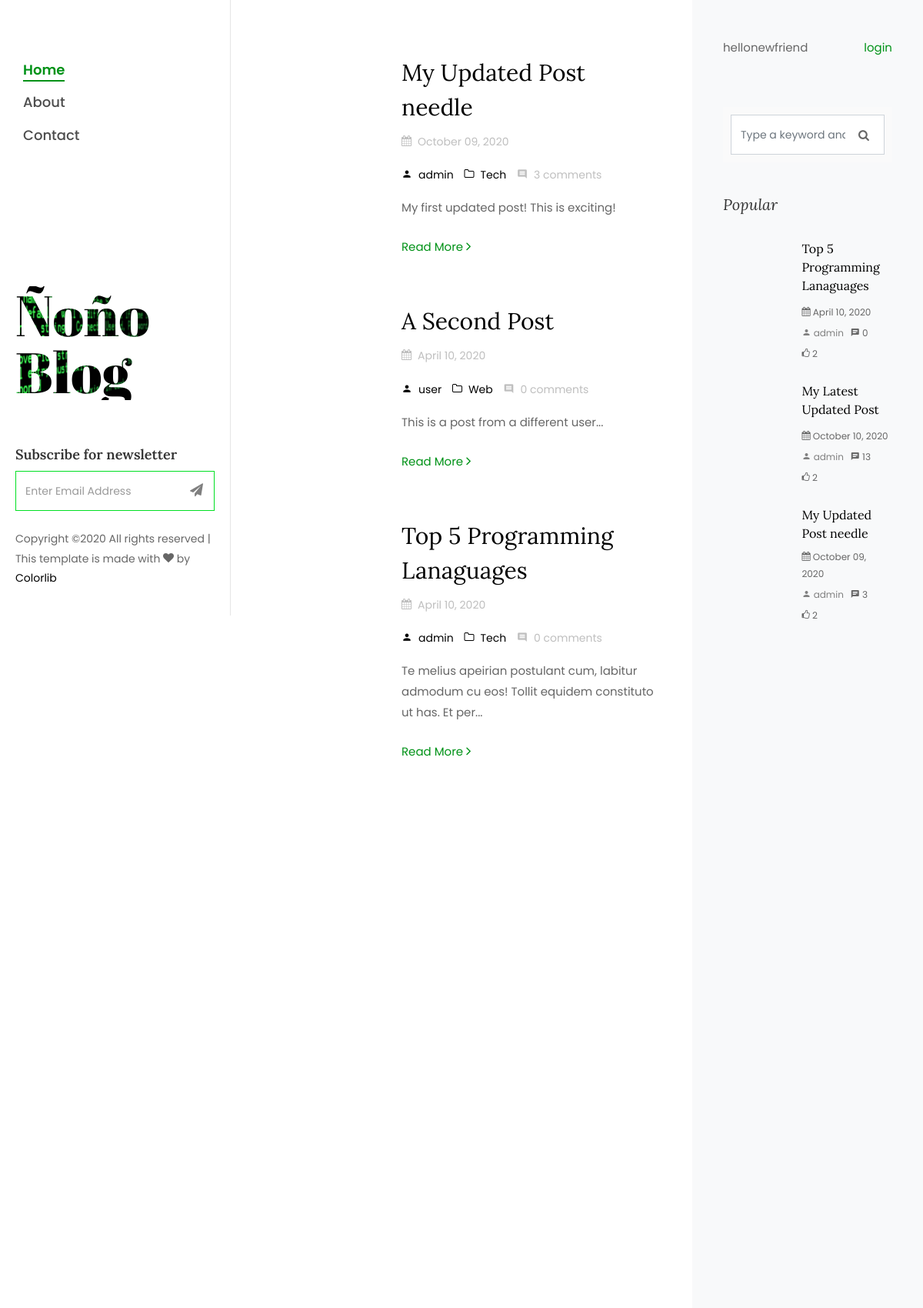
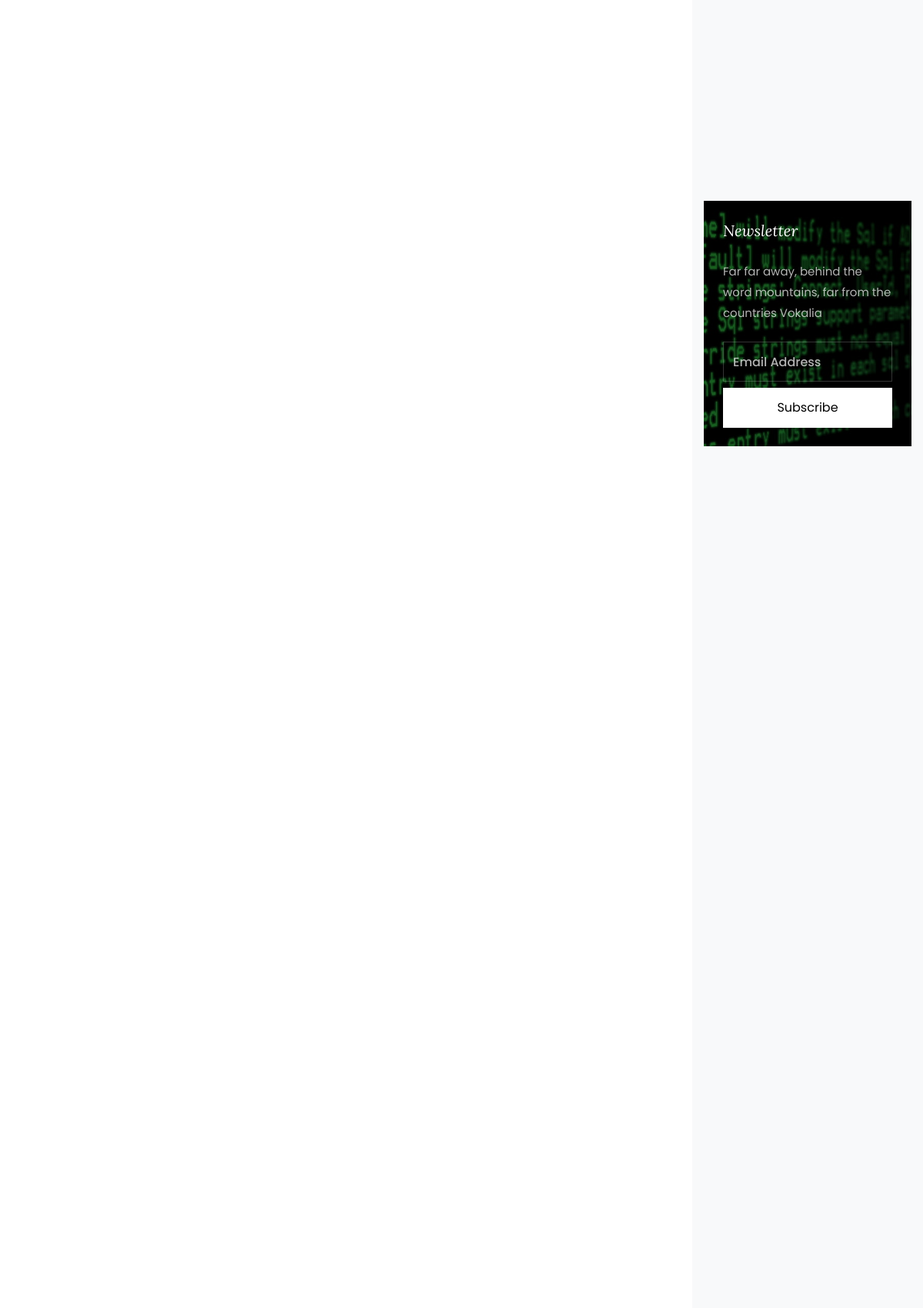
The page / (upper part) on the database its author committed (2 pictures, top to bottom).
### blog/models.py (models this page shows, shortened)
class Post(models.Model):
    title = models.CharField(max_length=255)
    image = models.ImageField(upload_to='blog/', default='default_post.jpg')
    content = models.TextField()
    created_at = models.DateTimeField(auto_now_add=True)
    category = models.ForeignKey(Category, on_delete=models.SET_NULL, null=True, blank=True)
    author = models.ForeignKey(User, on_delete=models.CASCADE)
    active = models.BooleanField(default=True)
    tags = TaggableManager(blank=True)
    def get_comments(self):
        return self.comments.count()
    def get_likes(self):
        return self.votes.filter(like=True).count()

class Category(models.Model):
    name = models.CharField(max_length=255)
    created_at = models.DateTimeField(auto_now_add=True)
    class Meta:
        verbose_name_plural = 'categories'
        ordering = ('name', )

### blog/views.py (the view)
# urls.py: path('', PostListView.as_view(), name='home'),
class PostListView(ListView):
    template_name = 'blog/home.html'
    model = Post
    context_object_name = 'obj'
    ordering = ['-created_at']
    paginate_by = 10
    def get_queryset(self):
        search = self.request.GET.get('search')
        if search and search is not None:
            return Post.objects.filter(
                Q(title__contains=search.strip()) |
                Q(content__contains=search.strip())
            ).distinct()
        return Post.objects.all()

### blog/templatetags/custom_tags.py (called while the page is built)
@register.filter
def month_name(value):
    return calendar.month_name[value]

@register.filter
def string_trunc(content, length=100, suffix='...'):
    if len(content) > length:
        return ' '.join(content[:length+1].split(' ')[0:-1]) + suffix
    return content

### blog/templatetags/sidebar_template_tags.py (called while the page is built)
@register.simple_tag
def get_latest_posts():
    qs = Post.objects.order_by('-created_at')[:3]
    if qs.exists():
        return qs
    return []

@register.simple_tag
def get_popular_posts():
    qs = (Post.objects
        .annotate(likes=(Count('votes', filter=Q(votes__like=True)) - Count('votes', filter=Q(votes__like=False))))
        .order_by('-likes', '-created_at'))[:3]
    if qs.exists():
        return qs
    return []

@register.simple_tag
def get_categories_total():
    qs = Category.objects.all().annotate(posts_count=Count('post')).order_by('name')
    if qs.exists():
        return qs
    return []

@register.simple_tag
def get_popular_tags():
    qs = Tag.objects.all()[:6]
    if qs.exists():
        return qs
    return []

@register.simple_tag
def get_archives():
    qs = (Post.objects.annotate(month=ExtractMonth('created_at'), year=ExtractYear('created_at'),)
            .order_by('-year', '-month')
            .values('month', 'year')
            .annotate(total=Count('*'))
            .values('month', 'year', 'total'))[:6]
    if qs.exists():
        return qs
    return []

### blog/templates/blog/home.html (shortened to what this page needs)
{% extends "blog/base/base.html" %}
{% block content %}
    <section class="ftco-section ftco-no-pt ftco-no-pb">
        <div class="container">
            <div class="row d-flex">
                <div class="col-xl-8 py-5 px-md-5">
                    <div class="row pt-md-4">
                        {% for item in obj %}
                            <div class="col-md-12">
                                <div class="blog-entry ftco-animate d-md-flex">
                                    <a href="{% url 'blog:post_detail' item.id %}" class="img img-2" style="background-image: url('{{ item.image.url }}');"></a>
                                    <div class="text text-2 pl-md-4">
                                        <h3 class="mb-2"><a href="{% url 'blog:post_detail' item.id %}">{{ item.title }}</a></h3>
                                        <div class="meta-wrap">
                                            <p class="meta">
                                                <span>
                                                    <i class="icon-calendar mr-2"></i>{{ item.created_at | date:'F d, Y' }}
                                                </span>
                                            </p>
                                            <p class="meta">
                                                <span>
                                                    <a href="{% url 'blog:user_posts' item.author %}">
                                                        <i class="icon-person mr-2"></i>{{ item.author }}
                                                    </a>
                                                </span>
                                                <span>
                                                    <a href="{% url 'blog:post_by_category' item.category.name %}">
                                                        <i class="icon-folder-o mr-2"></i>{{ item.category.name }}
                                                    </a>
                                                </span>
                                                <span>
                                                    <i class="icon-comment2 mr-2"></i>{{ item.get_comments }} comment{{ item.get_comments | pluralize }}
                                                </span>
                                            </p>
                                        </div>
                                        <p class="mb-4">{{ item.content | string_trunc | safe }}</p>
                                        <p><a href="{% url 'blog:post_detail' item.id %}" class="btn-custom">Read More <span class="ion-ios-arrow-forward"></span></a></p>
                                    </div>
                                </div>
                            </div>
                        {% endfor %}
                    </div>
                </div>
                {% include "blog/base/sidebar.html" %}
            </div>
        </div>
    </section>
{% endblock content %}

### blog/templates/blog/base/sidebar.html (shortened to what this page needs)
{% load static %}
{% get_popular_posts as popular_posts %}
{% get_latest_posts as latest_posts %}
{% get_categories_total as categories %}
{% get_popular_tags as tags %}
{% get_archives as archives %}
{% block content %}
    <div class="col-xl-4 sidebar ftco-animate bg-light pt-5">
        <div class="sidebar-box">
            {% if user.is_authenticated %}
                <p>
                    hellofriend,
                    <a href="{% url 'profile' %}">{{ user | title }}</a>
                    <span class="float-right">
                        <a href="{% url 'logout' %}">logout</a>
                    </span>
                </p>
            {% else %}
                <p>
                    hellonewfriend
                    <span class="float-right">
                        <a href="{% url 'login' %}">login</a>
                    </span>
                </p>
            {% endif %}
        </div>
        <div class="sidebar-box pt-md-4">
            <form action="{% url 'blog:home' %}" method="GET" class="search-form">
                <div class="form-group">
                    <i class="icon icon-search"></i>
                    <input type="text" id="search" name="search" class="form-control" placeholder="Type a keyword and hit enter" value="{{ request.GET.search }}">
                </div>
            </form>
        </div>
        <div class="sidebar-box ftco-animate">
            <h3 class="sidebar-heading">Popular</h3>
            {% for popular in popular_posts %}
            <div class="block-21 mb-4 d-flex">
                <a class="blog-img mr-4" style="background-image: url('{{ popular.image.url }}');"></a>
                <div class="text">
                    <h3 class="heading"><a href="{% url 'blog:post_detail' popular.id %}">{{ popular.title }}</a></h3>
                    <div class="meta">
                        <div><span class="icon-calendar"></span> {{ popular.created_at | date:'F d, Y' }}</div>
                    </div>
                    <div class="meta">
                        <div>
                            <a href="{% url 'blog:user_posts' popular.author %}">
                                <span class="icon-person"></span> {{ popular.author }}
                            </a>
                        </div>
                        <div><span class="icon-chat"></span> {{ popular.get_comments }}</div>
                        <div><span class="icon-thumbs-o-up"></span> {{ popular.get_likes }}</div>
                    </div>
                </div>
            </div>
            {% endfor %}
        </div>
        <div class="sidebar-box subs-wrap img py-4" style="background-image: url(/static/blog/img/bg_1.jpg);">
            <div class="overlay"></div>
            <h3 class="mb-4 sidebar-heading">Newsletter</h3>
            <p class="mb-4">Far far away, behind the word mountains, far from the countries Vokalia</p>
            <form action="#" class="subscribe-form">
                <div class="form-group">
                <input type="text" class="form-control" placeholder="Email Address">
                <input type="submit" value="Subscribe" class="mt-2 btn btn-white submit">
                </div>
            </form>
        </div>
    </div>
{% endblock content %}

### blog/static/blog/css/icomoon.css (style rules this page uses)
[class^="icon-"], [class*=" icon-"] { font-family: 'icomoon' !important; speak: none; font-style: normal; font-weight: normal; font-variant: normal; text-transform: none; line-height: 1; -webkit-font-smoothing: antialiased; -moz-osx-font-smoothing: grayscale; }
.icon-search:before { content: "\f002"; }
.icon-calendar:before { content: "\f073"; }
.icon-thumbs-o-up:before { content: "\f087"; }
.icon-folder-o:before { content: "\f114"; }
.icon-chat:before { content: "\e0b7"; }
.icon-comment2:before { content: "\e0b9"; }
.icon-person:before { content: "\e7fd"; }

### rows shown on the page
Post: title "My Updated Post needle", created_at "October 09, 2020", author "admin", category.name "Tech", get_comments "3", get_comments|pluralize "s", content "My first updated post! This is exciting!", get_likes "2"
Post: title "A Second Post", created_at "April 10, 2020", author "user", category.name "Web", get_comments "0", get_comments|pluralize "s", content "This is a post from a different user..."
Post: title "Top 5 Programming Lanaguages", created_at "April 10, 2020", author "admin", category.name "Tech", get_comments "0", get_comments|pluralize "s", content "Te melius apeirian postulant cum, labitur admodum cu eos! Tollit equidem constituto ut has. Et per...", get_likes "2"
Post: title "My Latest Updated Post", created_at "October 10, 2020", author "admin", get_comments "13", get_likes "2"
